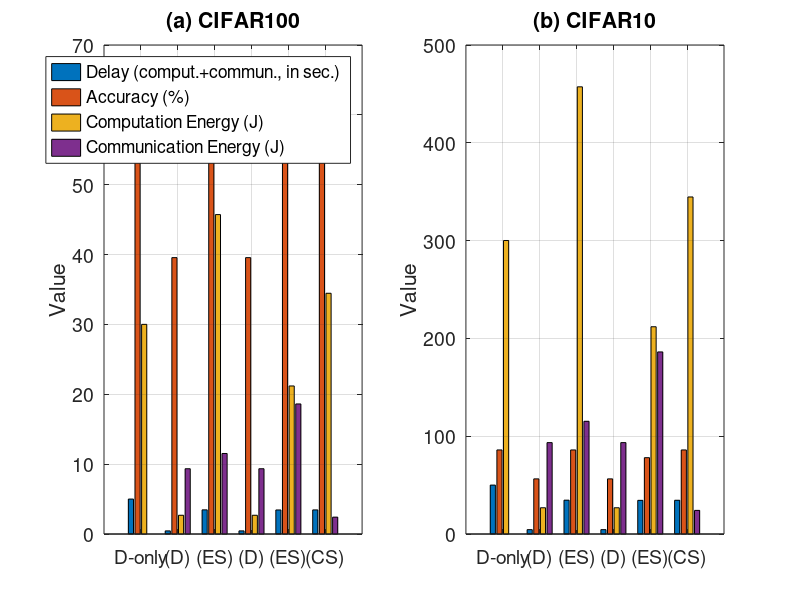

The MATLAB source for this figure:

edge_all=ones(7,6);
edge_or=[1 0 0 0 0 0%source
    1 1 1 0 0 0%device
    0 1 1 1 1 1%e1
    0 1 1 1 1 1%e2
    0 0 0 1 1 1%c1
    0 0 0 1 1 1%c2
    0 0 0 1 1 1];%c3 %columns d e1 e2 c1 c2 c3
exit_map=[1 0 1 0 1];%whether exit after specified layer
ee=[6 140 400];%energy_weight device es cs
w1_1=[11 153.4 312];%TOPS device es cs capability delay_weight computation
w1_2=[10 0.00178 0.00022];%communication delay_weight (1/bitrate) nanosec per bit
w2=[51.94 71.91 79.19];%accuracy_weight of each exit 
w3=[30 37 12.6];%communication device es cs nJ/bit

Samples=[600 6000];
epochs=1;
%%%all on device
commun_energy_d=0;
computation_energy_d=(44.8+38.7+8.2)*1000000*6/11000000000; %J
energy_d=commun_energy_d+computation_energy_d;
delay_d=(44.8+38.7+8.2)*1000000/11000000000;%minutes

accuracy2=85.95;
accuracy1=60.32;

%%%Configuration-1 Fig 4 d(l1-l2)-es(l3-l4-l5)
%%%13x13x384 features communicated
%8 bits per feature
%%commun_energy_d1=27*27*256*8*0.5*(30+37)/(1000000*epochs); %microj
commun_energy_d1=(13*13*384*8*1)*30/(10^9); %J
commun_energy_es1=(13*13*384*8*1)*37/(10^9); %J
computation_energy_d1=(8.2)*1000000*6/11000000000;%J
computation_energy_es1=(38.7+44.8)*1000000*140/153400000000;%J
energy_d1=computation_energy_d1;
energy_es1=computation_energy_es1;%commun_energy_d1;
delay_d1=(8.2)*1000000/11000000000;%sec
delay_es1=((38.7+44.8)*1000000/(1534000000000)) + (13*13*384*8*1.1*w1_2(1,1)/1000000000);%sec
accuracy_d1= (51.94/79.19);
accuracy_es1= 1;




%%%Configuration-2 d(l1-l2)-es(l3-l4)-cs(l5)
%%%13x13x384 features communicated d to es and 13x13x256 features
%8 bits per feature
%%commun_energy_d1=27*27*256*8*0.5*(30+37)/(1000000*epochs); %microj
commun_energy_d2=(13*13*384*8*1)*30/(10^9); %J
commun_energy_es2=((13*13*384*8*1)*37/(10^9)) + (13*12*256*8*37/(10^9)); %J
commun_energy_cs2=(13*12*256*8*12.6/(10^9)); %J
computation_energy_d2=(8.2)*1000000*6/11000000000;%J
computation_energy_es2=(38.7)*1000000*140/153400000000;%J
computation_energy_cs2=(44.8)*1000000*400/312000000000;%J
energy_d2=computation_energy_d2;
energy_es2=computation_energy_es2;
energy_cs2=computation_energy_cs2;
delay_d2=(8.2)*1000000/11000000000;%sec
delay_es2=((38.7)*1000000/(1534000000000)) + (13*13*384*8*1.1*w1_2(1,1)/1000000000);%sec
delay_cs2=delay_es2+((44.8)*1000000/(3120000000000)) + (13*13*256*8*1.1*w1_2(1,2)/1000000000);%sec


accuracy_d2= (51.94/79.19);
accuracy_es2= (71.91/79.19);
accuracy_cs2=1;

%vals1=[delay_d*Samples(1,1)*epochs accuracy1 energy_d*Samples(1,1)*epochs 0
%     delay_d*Samples(1,2)*epochs accuracy2 energy_d*Samples(1,2)*epochs 0
%     delay_d1*Samples(1,1)*epochs accuracy1*accuracy_d1 energy_d1*Samples(1,1)*epochs commun_energy_d1*Samples(1,1)
%     delay_es1*Samples(1,1)*epochs accuracy1*accuracy_es1 energy_es1*Samples(1,1)*epochs commun_energy_es1*Samples(1,1)
%     delay_d1*Samples(1,2)*epochs accuracy2*accuracy_d1 energy_d1*Samples(1,2)*epochs commun_energy_d1*Samples(1,2)
%     delay_es1*Samples(1,2)*epochs accuracy2*accuracy_es1 energy_es1*Samples(1,2)*epochs commun_energy_es1*Samples(1,2)
%     ];
vals1=[delay_d*Samples(1,1)*epochs accuracy1 energy_d*Samples(1,1)*epochs 0    
    delay_d1*Samples(1,1)*epochs accuracy1*accuracy_d1 energy_d1*Samples(1,1)*epochs commun_energy_d1*Samples(1,1)
    delay_es1*Samples(1,1)*epochs accuracy1*accuracy_es1 energy_es1*Samples(1,1)*epochs commun_energy_es1*Samples(1,1)
    delay_d2*Samples(1,1)*epochs accuracy1*accuracy_d2 energy_d2*Samples(1,1)*epochs commun_energy_d2*Samples(1,1)
    delay_es2*Samples(1,1)*epochs accuracy1*accuracy_es2 energy_es2*Samples(1,1)*epochs commun_energy_es2*Samples(1,1)
    delay_cs2*Samples(1,1)*epochs accuracy1*accuracy_cs2 energy_cs2*Samples(1,1)*epochs commun_energy_cs2*Samples(1,1)
    ];

vals2=[delay_d*Samples(1,2)*epochs accuracy2 energy_d*Samples(1,2)*epochs 0    
    delay_d1*Samples(1,2)*epochs accuracy2*accuracy_d1 energy_d1*Samples(1,2)*epochs commun_energy_d1*Samples(1,2)
    delay_es1*Samples(1,2)*epochs accuracy2*accuracy_es1 energy_es1*Samples(1,2)*epochs commun_energy_es1*Samples(1,2)
    delay_d2*Samples(1,2)*epochs accuracy2*accuracy_d2 energy_d2*Samples(1,2)*epochs commun_energy_d2*Samples(1,2)
    delay_es2*Samples(1,2)*epochs accuracy2*accuracy_es2 energy_es2*Samples(1,2)*epochs commun_energy_es2*Samples(1,2)
    delay_cs2*Samples(1,2)*epochs accuracy2*accuracy_cs2 energy_cs2*Samples(1,2)*epochs commun_energy_cs2*Samples(1,2)
    ];
subplot(1,2,1)
bar(vals1)
set(gca,'FontSize', 14);
legend('Delay (comput.+commun., in sec.)', 'Accuracy (%)', 'Computation Energy (J)', 'Communication Energy (J)');
xticklabels({'D-only' '(D)' '(ES)' '(D)' '(ES)' '(CS)'})
title('(a) CIFAR100')
ylabel('Value')
grid on
hold all;
subplot(1,2,2)
bar(vals2)
set(gca,'FontSize', 14);
%legend('Delay (comput.+commun., in sec.)', 'Accuracy (%)', 'Computation Energy (J)', 'Communication Energy (J)');
xticklabels({'D-only' '(D)' '(ES)' '(D)' '(ES)' '(CS)'})
title('(b) CIFAR10')
ylabel('Value')
grid on




